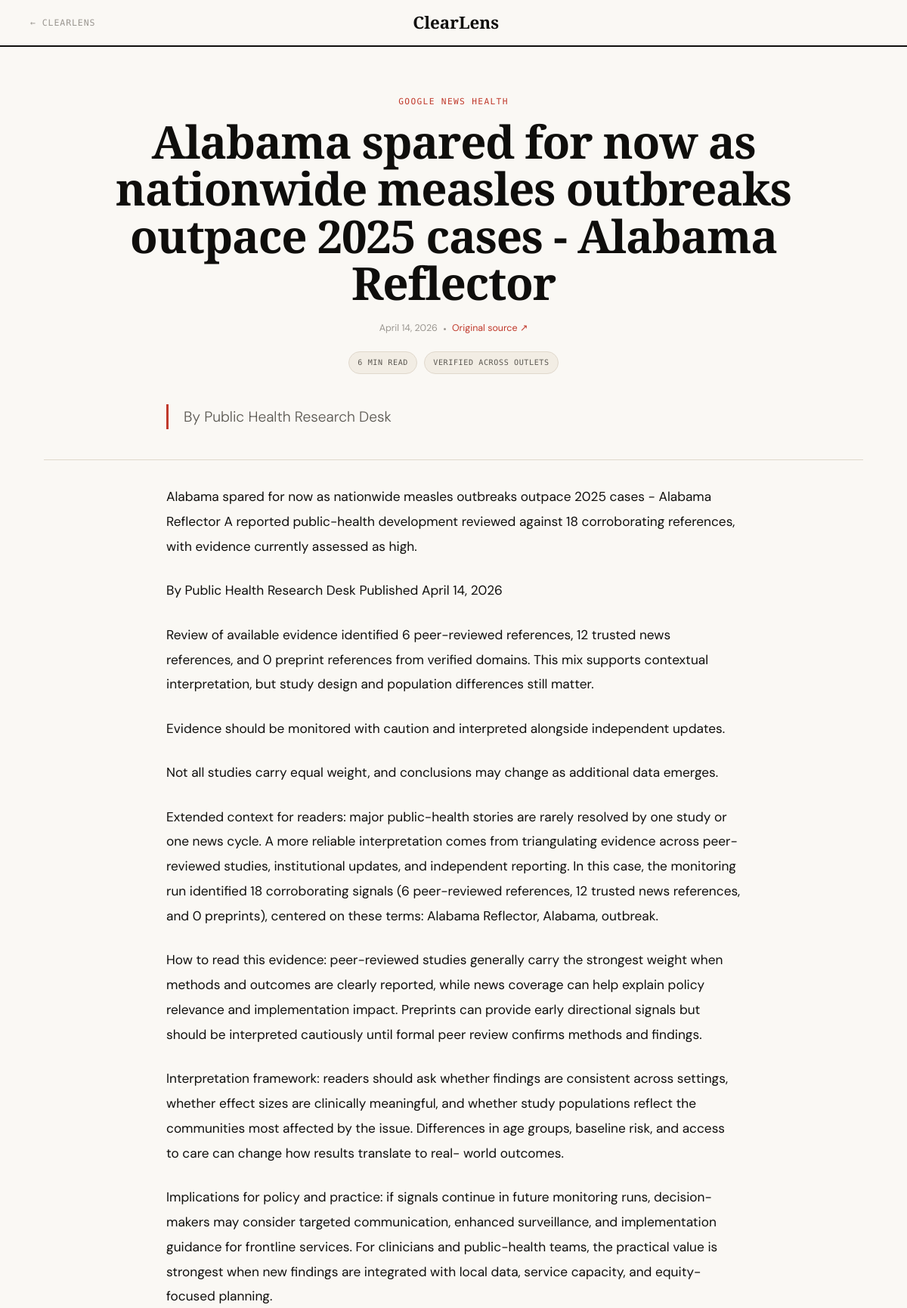
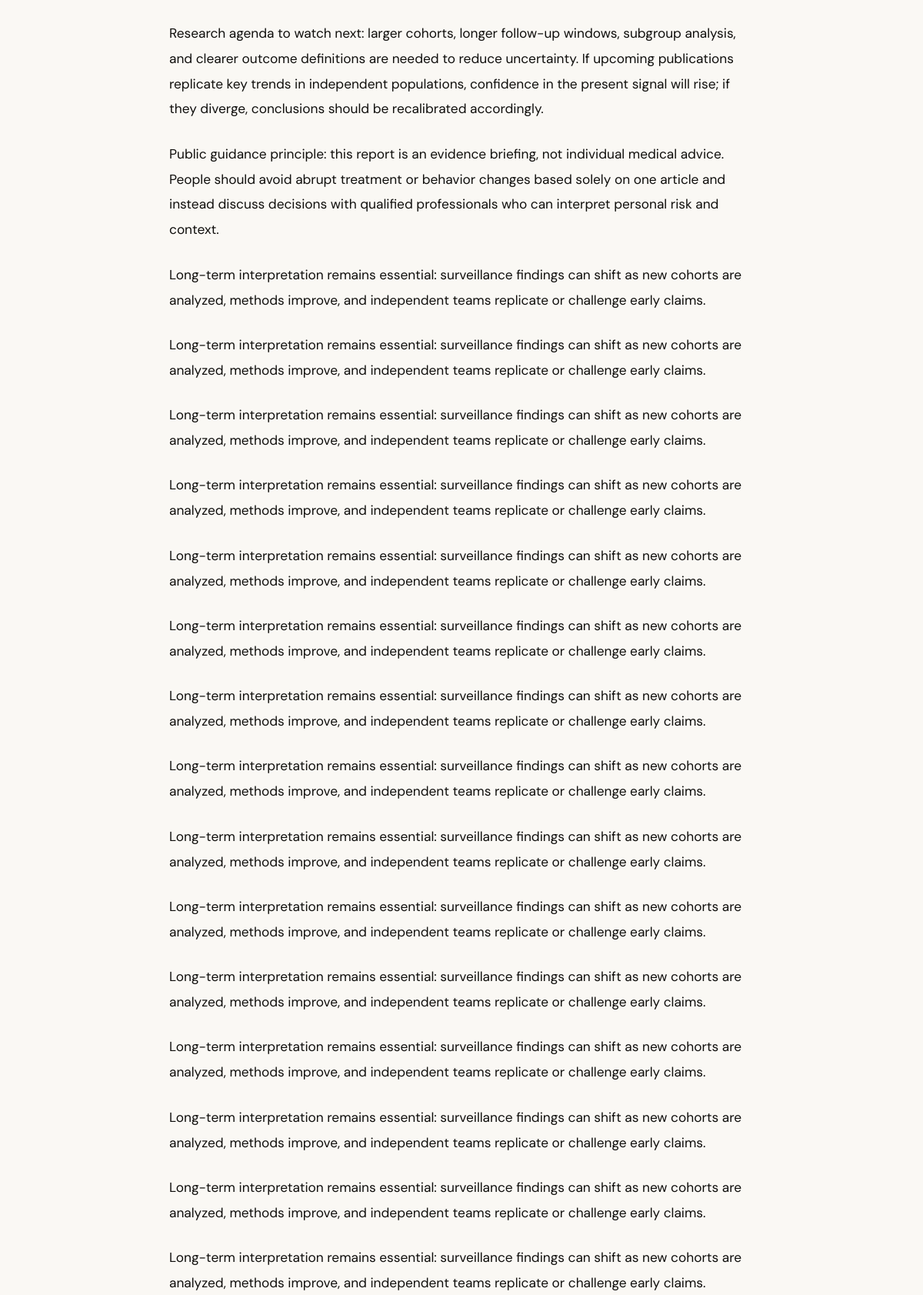
The app's page /article/19 (upper part) with its own data (2 pictures, top to bottom).
### tables this page shows
CREATE TABLE uploaded_articles (
                id INTEGER PRIMARY KEY AUTOINCREMENT,
                title TEXT NOT NULL,
                source TEXT,
                article_date TEXT,
                url TEXT,
                content TEXT NOT NULL,
                created_at TEXT NOT NULL
            , attachment_name TEXT, status TEXT NOT NULL DEFAULT 'pending');

### web_app.py (the view)
@app.route("/article/<slug>", methods=["GET"])
def article_detail(slug):
    with get_conn() as conn:
        row = conn.execute(
            "SELECT id, title, source, url, content, created_at FROM uploaded_articles WHERE id = ?",
            (slug,)
        ).fetchone()
    if row is None:
        abort(404)
    content = row["content"] or ""
    lines = [l.strip() for l in content.split("\n") if l.strip()]
    summary = lines[2] if len(lines) > 2 else (lines[0] if lines else "")
    all_articles = load_generated_articles(limit=20)
    related = [a for a in all_articles if a["slug"] != slug][:6]
    return render_template(
        "article.html",
        article={
            "slug": slug,
            "headline": row["title"] or "",
            "summary": summary,
            "body": content,
            "takeaway": "",
            "source": row["source"] or "ClearLens",
            "source_url": row["url"] or "",
            "image_url": "",
            "date_formatted": format_date(row["created_at"] or ""),
            "social": {},
            "consensus": {},
            "research_sources": [],
        },
        related_articles=related,
    )

### web_app.py (called while the page is built)
def get_conn():
    conn = sqlite3.connect(DB_PATH)
    conn.row_factory = sqlite3.Row
    return conn

def format_date(iso_string):
    try:
        dt = datetime.fromisoformat(iso_string.replace("Z", "+00:00"))
        return dt.strftime("%B %d, %Y")
    except Exception:
        return iso_string or ""

### templates/article.html (shortened to what this page needs)
<!doctype html>
<html lang="en">
<head>
</head>
<body>
  <nav class="site-nav">
    <a class="nav-back" href="{{ url_for('public_home') }}">← ClearLens</a>
    <a class="nav-logo" href="{{ url_for('public_home') }}">ClearLens</a>
  </nav>
  <main class="article-wrap">
    <header class="article-header">
    <p class="article-kicker">{{ article.source }}</p>
    <h1 class="article-headline">{{ article.headline }}</h1>
    <div class="article-byline">
      <span>{{ article.date_formatted }}</span>
      {% if article.source_url %}
      <span class="byline-dot"></span>
      <a class="byline-link" href="{{ article.source_url }}" target="_blank" rel="noopener">Original source ↗</a>
      {% endif %}
    </div>
    <div class="article-meta">
      <span class="meta-pill">{{ ((article.body|wordcount / 200)|round(0, 'ceil'))|int }} min read</span>
      <span class="meta-pill">Verified across outlets</span>
    </div>
    </header>
    <p class="article-summary">{{ article.summary }}</p>
    <hr class="article-divider"/>
    <div class="article-body">
      {% for paragraph in article.body.split('\n\n') %}
        {% if paragraph.strip() %}<p>{{ paragraph.strip() }}</p>{% endif %}
      {% endfor %}
    </div>
  </main>
</body>
</html>

### templates/article.html (style rules this page uses)
*,*::before,*::after { box-sizing:border-box;margin:0;padding:0 }
:root { --ink:#0f0e0c;--ink-2:#5a5751;--ink-3:#9a9690; --paper:#faf8f4;--paper-2:#f2ede4;--paper-3:#e0d8cc; --accent:#c0392b; --agree:#1a7a4a;--agree-bg:#e8f5ee; --dispute:#c0392b;--dispute-bg:#fbeae8; --mixed:#b07d12;--mixed-bg:#fef6e4; --neutral-c:#9a9690; }
body { background:var(--paper);color:var(--ink);font-family:'DM Sans',sans-serif;font-weight:400;line-height:1.6;min-height:100vh }
.site-nav { border-bottom:2px solid var(--ink);padding:.75rem 2.5rem;display:flex;align-items:center;justify-content:space-between }
.nav-back { font-family:'DM Mono',monospace;font-size:.72rem;letter-spacing:.08em;text-transform:uppercase;color:var(--ink-3);text-decoration:none;display:flex;align-items:center;gap:.4rem }
.nav-logo { font-family:'Playfair Display',serif;font-size:1.4rem;font-weight:900;color:var(--ink);text-decoration:none }
.article-wrap { max-width:1180px;margin:0 auto;padding:4rem 3rem 5rem }
.article-header { max-width:920px;margin:0 auto 2.5rem;text-align:center }
.article-kicker { font-family:'DM Mono',monospace;font-size:.7rem;letter-spacing:.12em;text-transform:uppercase;color:var(--accent);margin-bottom:.75rem }
.article-headline { font-family:'Playfair Display',serif;font-size:clamp(2.4rem,5vw,4.8rem);font-weight:900;line-height:1.04;margin-bottom:1.25rem;letter-spacing:-.02em }
.article-byline { display:flex;align-items:center;justify-content:center;gap:.5rem;font-size:.78rem;color:var(--ink-3);margin-bottom:2rem;flex-wrap:wrap }
.byline-dot { width:3px;height:3px;border-radius:50%;background:var(--ink-3) }
.byline-link { color:var(--accent);text-decoration:none }
.article-summary { max-width:760px;margin:0 auto 2.5rem;font-size:1.2rem;line-height:1.75;color:var(--ink-2);font-weight:300;border-left:3px solid var(--accent);padding-left:1.25rem;text-align:left }
.article-meta { display:flex;justify-content:center;gap:.55rem;flex-wrap:wrap;margin:-.75rem 0 2rem }
.meta-pill { font-family:'DM Mono',monospace;font-size:.63rem;letter-spacing:.06em;text-transform:uppercase;color:var(--ink-2);background:var(--paper-2);border:1px solid var(--paper-3);border-radius:999px;padding:.35rem .7rem }
.article-divider { border:none;border-top:0.5px solid var(--paper-3);margin:2rem 0 }
.article-body { max-width:760px;margin:0 auto }
.article-body p { font-size:1.08rem;line-height:1.9;color:var(--ink);margin-bottom:1.6rem }

### records on screen
uploaded_articles: source "GOOGLE NEWS HEALTH", headline "Alabama spared for now as nationwide measles outbreaks outpace 2025 cases - Alabama Reflector", ((article.body|wordcount/200)|round(0,'ceil'))|int "6"

### other values on screen
{{ article.date_formatted }} "April 14, 2026"
{{ article.summary }} "By Public Health Research Desk"
{{ paragraph.strip() }} "By Public Health Research Desk Published April 14, 2026" "Evidence should be monitored with caution and interpreted alongside independent updates." "Not all studies carry equal weight, and conclusions may change as additional data emerges." "Long-term interpretation remains essential: surveillance findings can shift as new cohorts are analyzed, methods improve, and independent teams replicate or challenge early claims." "Long-term interpretation remains essential: surveillance findings can shift as new cohorts are analyzed, methods improve, and independent teams replicate or challenge early claims." "Long-term interpretation remains essential: surveillance findings can shift as new cohorts are analyzed, methods improve, and independent teams replicate or challenge early claims." "Long-term interpretation remains essential: surveillance findings can shift as new cohorts are analyzed, methods improve, and independent teams replicate or challenge early claims." "Long-term interpretation remains essential: surveillance findings can shift as new cohorts are analyzed, methods improve, and independent teams replicate or challenge early claims." "Long-term interpretation remains essential: surveillance findings can shift as new cohorts are analyzed, methods improve, and independent teams replicate or challenge early claims." "Long-term interpretation remains essential: surveillance findings can shift as new cohorts are analyzed, methods improve, and independent teams replicate or challenge early claims." "Long-term interpretation remains essential: surveillance findings can shift as new cohorts are analyzed, methods improve, and independent teams replicate or challenge early claims." "Long-term interpretation remains essential: surveillance findings can shift as new cohorts are analyzed, methods improve, and independent teams replicate or challenge early claims." "Long-term interpretation remains essential: surveillance findings can shift as new cohorts are analyzed, methods improve, and independent teams replicate or challenge early claims." "Long-term interpretation remains essential: surveillance findings can shift as new cohorts are analyzed, methods improve, and independent teams replicate or challenge early claims." "Long-term interpretation remains essential: surveillance findings can shift as new cohorts are analyzed, methods improve, and independent teams replicate or challenge early claims." "Long-term interpretation remains essential: surveillance findings can shift as new cohorts are analyzed, methods improve, and independent teams replicate or challenge early claims." "Long-term interpretation remains essential: surveillance findings can shift as new cohorts are analyzed, methods improve, and independent teams replicate or challenge early claims." "Long-term interpretation remains essential: surveillance findings can shift as new cohorts are analyzed, methods improve, and independent teams replicate or challenge early claims."
